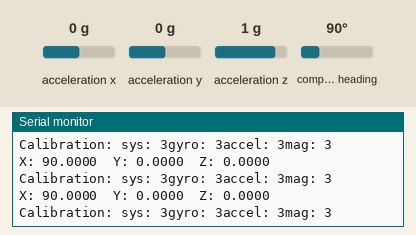
Recording of a sketch running on a simulated Teensy 4. Shown: the last lines printed to the serial monitor. The inputs (shaded band) are chosen by the test bench; at power-on: acceleration x 0 g, acceleration y 0 g, acceleration z 1 g, compass heading 90°.

Above: at 7.2 s.
7.3 s: acceleration x set to -1.4 g
At 7.33 s:
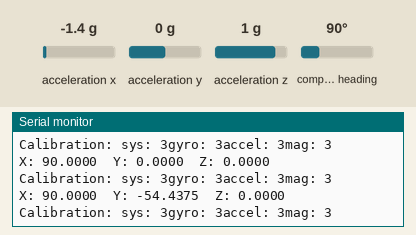
8.8 s: acceleration y set to -1.4 g
At 8.86 s:
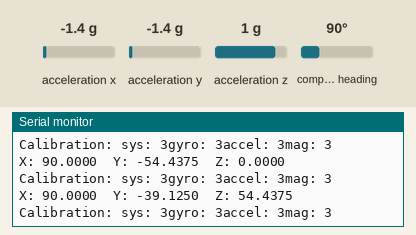
10.3 s: acceleration z set to -1.4 g
At 10.39 s:
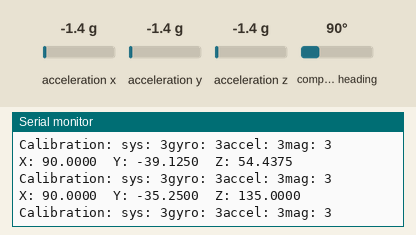
11.8 s: compass heading set to 7°
At 12.42 s:
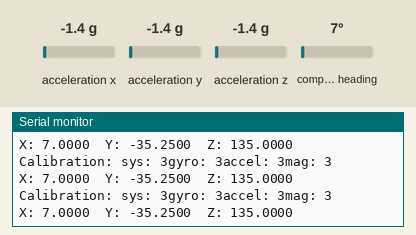
Timing chart, 0 to 14.3 s (numbered marks = the images above; inputs shaded):
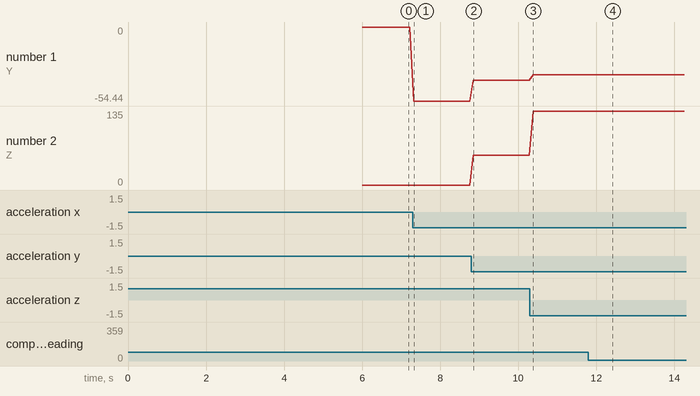

Measured:
- after the input at 7.3 s, the serial monitor: prints a new line at once (image 1)
- after the input at 8.8 s, the serial monitor: prints a new line after 0.05 s (image 2)
- after the input at 10.3 s, the serial monitor: prints a new line after 0.08 s (image 3)
- after the input at 11.8 s, the serial monitor: prints a new line at once (image 4)
- plotted number 1: 0 → -54.44 after the input at 7.3 s, -54.44 → -39.12 after the input at 8.8 s, -39.12 → -35.25 after the input at 10.3 s
- plotted number 2: 0 → 54.44 after the input at 8.8 s, 54.44 → 135 after the input at 10.3 s

The sketch:

imu_test.ino
```cpp
/**
  An Inertial Measurement Unit (IMU) sensor test.
  Outputs to Serial console the readings from the imu sensor.
*/

#include <i2c_t3.h>
#include <Adafruit_Sensor.h>
#include <Adafruit_BNO055.h>
#include <utility/imumaths.h>
#include <config.h>

Adafruit_BNO055 bno = Adafruit_BNO055(55);//pins::imuRST);

uint8_t sys;
uint8_t gyro;
uint8_t accel;
uint8_t mag;


void setup(void)
{
  Serial.begin(9600);
  delay(5000);
  Serial.println("Orientation Sensor Test"); Serial.println("");

  /* Initialise the sensor */
  if(!bno.begin())
  {
    /* There was a problem detecting the BNO055 ... check your connections */
    Serial.print("Ooops, no BNO055 detected ... Check your wiring or I2C ADDR!");
    while(1);
  }

  delay(1000);

  bno.setExtCrystalUse(true);
}

void loop(void)
{
  bno.getCalibration(&sys, &gyro, &accel, &mag);
  /* Get a new sensor event */
  sensors_event_t event;
  bno.getEvent(&event);

  /* Display the floating point data */
  Serial.print("X: ");
  Serial.print(event.orientation.x, 4);
  Serial.print("\tY: ");
  Serial.print(event.orientation.y, 4);
  Serial.print("\tZ: ");
  Serial.print(event.orientation.z, 4);
  Serial.println("");
  Serial.print("Calibration: ");
  Serial.print("sys: ");
  Serial.print(sys);
  Serial.print("gyro: ");
  Serial.print(gyro);
  Serial.print("accel: ");
  Serial.print(accel);
  Serial.print("mag: ");
  Serial.println(mag);

  delay(100);
}
```
